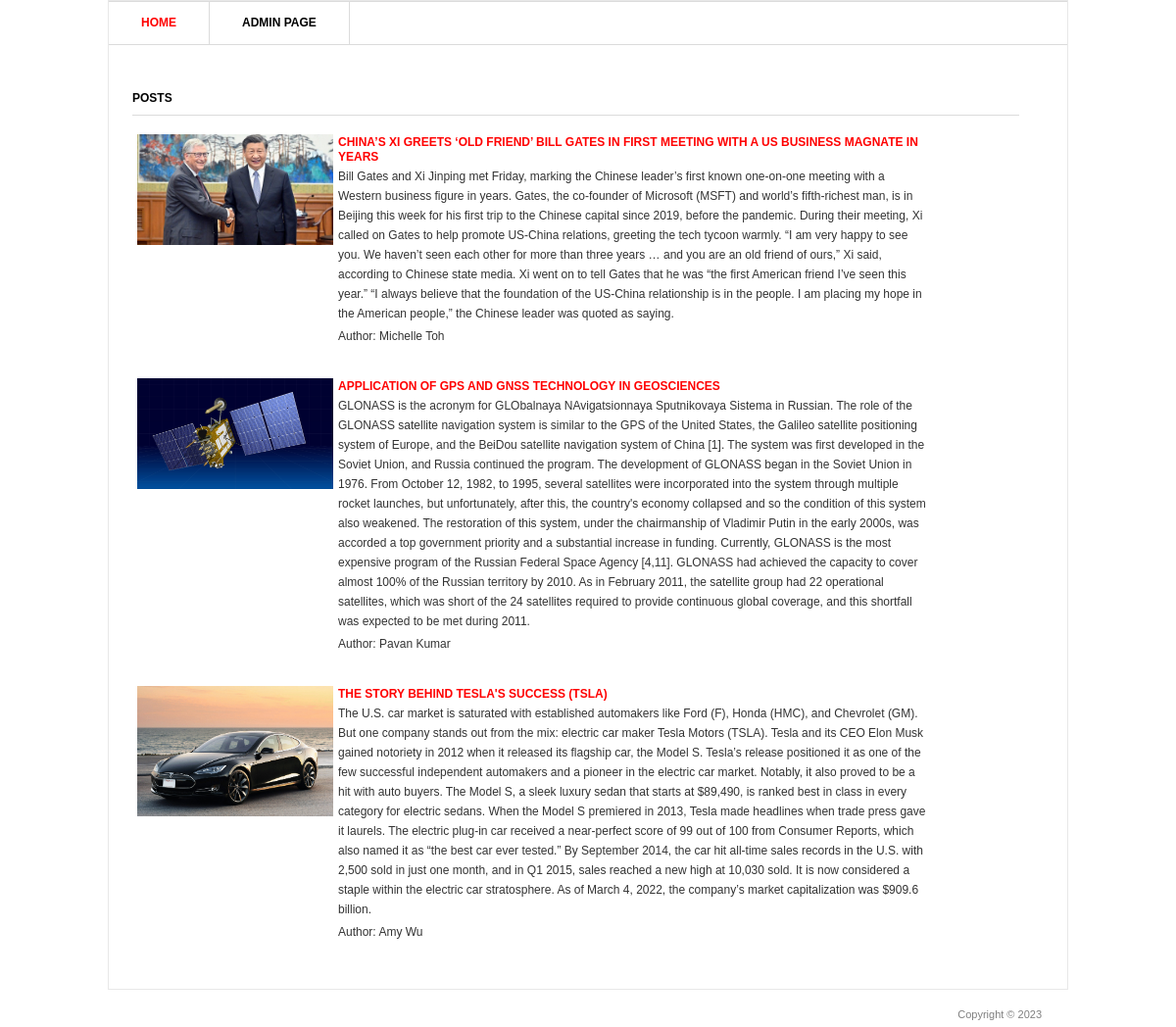
The page / on the database its author committed.
### blog/models.py (models this page shows, shortened)
class Post(models.Model):
    title = models.CharField('Post\'s title', max_length=100)
    description = models.TextField('Full text')
    author = models.CharField('Author\'s name', max_length=100)
    date = models.DateField('Publication date')
    image = models.ImageField('Image', upload_to='image/%Y')

### blog/views.py (the view)
# urls.py: path('', PostView.as_view(), name='post-view'),
class PostView(View):
    def get(self, request):
        posts = Post.objects.all()
        return render(request, 'blog/blog.html', {'post_list' : posts})

### blog/templates/blog/blog.html (shortened to what this page needs)
{% load static %}
<!DOCTYPE html>
<html >
<head>
	<link rel="stylesheet" href="{% static 'main/css/style.css' %}">
</head>
<body>
<div class="shell">
	<div class="border">
		<div id="navigation">
			<ul>
			    <li><a href="/" class="active">Home</a></li>
			    <li><a href="/admin">Admin Page</a></li>
			</ul>
		</div>
		<div id="main">
			<div id="content" class="left">
				<div class="projects">
					<h3>Posts</h3>
					{% for post in post_list %}
					<div class="item">
						<div class="image left">
							<a href="#"><img src="{{post.image.url}}" width="200px"  alt="post image" /></a>
						</div>
						<div class="text left">
							<h4><a href="{{ post.id }}">{{post.title }}</a></h4>
							<p>{{post.description}}</p>
							<p>Author: {{ post.author}} </p>
						</div>
					</div>
					{% endfor %}
				</div>
			</div>
		</div>
	</div>
	<div id="footer">
		<p class="copy right">Copyright &copy;  2023 </p>
	</div>
</div>
</body>
</html>

### static/main/css/style.css (style rules this page uses)
* { margin: 0; padding: 0; outline:0; }
body { font-size: 12px; line-height: 20px; font-family: Georgia, Arial, Helvetica, Sans-Serif; color: #333; background: url() repeat 0 0; }
a { color: #ff0000; text-decoration: none; cursor:pointer; }
a img { border: 0; }
.left, .alignleft { float: left; display: inline; }
.right, .alignright { float: right; display: inline; }
.shell { width: 980px; margin: 0 auto; }
.border { border: 1px solid #e8e8e8; background: #fff; position: relative; }
#navigation { height: 43px; border-top: 1px solid #dbdbdb; border-bottom: 1px solid #dbdbdb; }
#navigation ul { list-style: none; }
#navigation ul li { float: left; height: 43px; border-right: 1px solid #dbdbdb; font-size: 12px; line-height: 43px; font-weight: bold; text-transform: uppercase; }
#navigation ul li a { float: left; height: 43px; color: #000; padding: 0 33px; }
#navigation ul li a:hover, #navigation ul li a.active { color: #ff0000; text-decoration: none; }
#main { width: 932px; padding: 37px 24px 17px 24px; }
#main h3 { font-size: 12px; line-height: 15px; color: #000; text-transform: uppercase; border-bottom: 1px solid #dbdbdb; padding: 0 0 9px 0; }
#content { width: 905px; }
.projects { padding: 10px 0 0 0; }
.projects h3 { margin: 0 0 17px 0; }
.projects .item { margin: 0 0 28px 0; }
.projects .image { width: 183px; height: 111px; border: 0px solid #dbdbdb; padding: 2px; margin: 0 20px 0 3px; }
.projects .text { width: 600px; }
.projects .text h4 { font-size: 12px; line-height: 15px; color: #333; text-transform: uppercase; padding: 3px 0 2px 0; }
.projects .text p { padding: 0 0 3px 0; }
#footer { font-family: Arial, sans-serif; font-size: 11px; line-height: 14px; color: #7f7f7f; padding: 18px 27px 20px 38px; }

### rows shown on the page
Post: image (picture), title "CHINA’S XI GREETS ‘OLD FRIEND’ BILL GATES IN FIRST MEETING WITH A US BUSINESS MAGNATE IN YEARS", description "Bill Gates and Xi Jinping met Friday, marking the Chinese leader’s first known one-on-one meeting with a Western business figure in years. Gates, the co-founder of Microsoft (MSFT) and world’s fifth-richest man, is in Beijing this week for his first trip to the Chinese capital since 2019, before the pandemic. During their meeting, Xi called on Gates to help promote US-China relations, greeting the tech tycoon warmly. “I am very happy to see you. We haven’t seen each other for more than three years … and you are an old friend of ours,” Xi said, according to Chinese state media. Xi went on to tell Gates that he was “the first American friend I’ve seen this year.” “I always believe that the…", author "Michelle Toh"
Post: image (picture), title "APPLICATION OF GPS AND GNSS TECHNOLOGY IN GEOSCIENCES", description "GLONASS is the acronym for GLObalnaya NAvigatsionnaya Sputnikovaya Sistema in Russian. The role of the GLONASS satellite navigation system is similar to the GPS of the United States, the Galileo satellite positioning system of Europe, and the BeiDou satellite navigation system of China [1]. The system was first developed in the Soviet Union, and Russia continued the program. The development of GLONASS began in the Soviet Union in 1976. From October 12, 1982, to 1995, several satellites were incorporated into the system through multiple rocket launches, but unfortunately, after this, the country's economy collapsed and so the condition of this system also weakened. The restoration of this…", author "Pavan Kumar"
Post: image (picture), title "THE STORY BEHIND TESLA'S SUCCESS (TSLA)", description "The U.S. car market is saturated with established automakers like Ford (F), Honda (HMC), and Chevrolet (GM). But one company stands out from the mix: electric car maker Tesla Motors (TSLA). Tesla and its CEO Elon Musk gained notoriety in 2012 when it released its flagship car, the Model S. Tesla’s release positioned it as one of the few successful independent automakers and a pioneer in the electric car market. Notably, it also proved to be a hit with auto buyers. The Model S, a sleek luxury sedan that starts at $89,490, is ranked best in class in every category for electric sedans. When the Model S premiered in 2013, Tesla made headlines when trade press gave it laurels. The electric…", author "Amy Wu"
